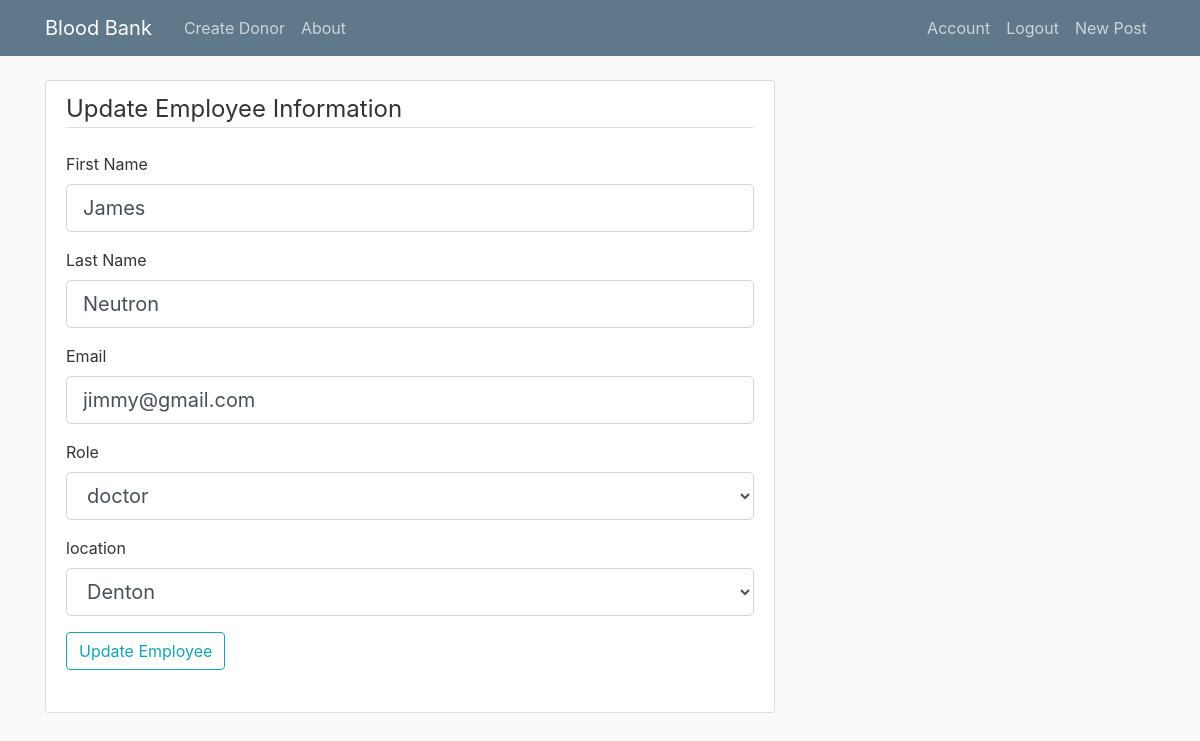
The app's page /account (signed in) with its own data.
### bloodapp/models.py (models this page shows, shortened)
class Staff(db.Model, UserMixin):
    id = db.Column(db.Integer, primary_key=True)
    first_name = db.Column(db.String(20), nullable=False)
    last_name = db.Column(db.String(20), nullable=False)
    password = db.Column(db.String(60), nullable=False)
    email = db.Column(db.String(30))
    role = db.Column(db.String(25))
    location = db.Column(db.String(25), nullable=False)

### bloodapp/routes.py (the view)
@app.route('/account', methods=["GET", "POST"])
@login_required
def UpdateEmployee():
    staff = current_user
    form = UpdateEmployeeForm()
    if form.validate_on_submit():
        staff.first_name=form.first_name.data.lower()
        staff.last_name=form.last_name.data.lower()
        staff.email=form.email.data
        staff.location=form.location.data
        db.session.commit()
        flash(f'Employee Updated', category='Success')
    elif request.method == 'GET':
        form.first_name.data=staff.first_name.capitalize()
        form.last_name.data=staff.last_name.capitalize()
        form.email.data=staff.email
        form.role.choices=[staff.role]
        form.location.data=staff.location
    return render_template('update_employee.html', title="Update Employee", form=form)

### bloodapp/forms.py (shortened to what this page needs)
class UpdateEmployeeForm(FlaskForm):
    banks = Bank.query.all()
    bank_names = [item.location for item in banks]
    roles = ["Nurse", "Doctor", "Admin"]
    first_name = StringField('First Name',
                           validators=[DataRequired(), Length(min=2, max=20)])
    last_name = StringField('Last Name',
                           validators=[DataRequired(), Length(min=2, max=20)])
    email = StringField('Email', validators=[DataRequired()])
    role = SelectField('Role', choices=roles,
                           validators=[Length(min=2, max=25)])
    location = SelectField('location', choices=bank_names, validators=[DataRequired()])
    submit = SubmitField('Update Employee')

### bloodapp/models.py (called while the page is built)
@loginManager.user_loader
def load_user(staff_id):
    return Staff.query.get(int(staff_id))

### bloodapp/templates/update_employee.html (shortened to what this page needs)
{% extends "layout.html" %}
{% block content %}
<div class="content-section">
    <form method="POST" action="">
        <fieldset class="form-group">
            <legend class="border-bottom mb-4">
                Update Employee Information
            </legend>
            <div class="form-group">
                {{form.first_name.label(class="form-control-label")}}
                {% if form.first_name.errors %}
                    {{form.first_name(class="form-control form-control-lg is-invalid")}}
                    <div class="invalid-feedback">
                        {% for error in form.first_name.errors %}
                            <span>{{ error }}</span>
                        {% endfor %}
                    </div>
                {% else %}
                {{form.first_name(class="form-control form-control-lg")}}
                {% endif %}
            </div>
            <div class="form-group">
                {{form.last_name.label(class="form-control-label")}}
                {% if form.last_name.errors %}
                    {{form.last_name(class="form-control form-control-lg is-invalid")}}
                    <div class="invalid-feedback">
                        {% for error in form.last_name.errors %}
                            <span>{{ error }}</span>
                        {% endfor %}
                    </div>
                {% else %}
                {{form.last_name(class="form-control form-control-lg")}}
                {% endif %}
            </div>
            <div class="form-group">
                {{form.email.label(class="form-control-label")}}
                {% if form.email.errors %}
                    {{form.email(class="form-control form-control-lg is-invalid")}}
                    <div class="invalid-feedback">
                        {% for error in form.email.errors %}
                            <span>{{ error }}</span>
                        {% endfor %}
                    </div>
                {% else %}
                {{form.email(class="form-control form-control-lg")}}
                {% endif %}
            </div>
            <div class="form-group">
                {{form.role.label(class="form-control-label")}}
                {% if form.role.errors %}
                    {{form.role(class="form-control form-control-lg is-invalid")}}
                    <div class="invalid-feedback">
                        {% for error in form.role.errors %}
                            <span>{{ error }}</span>
                        {% endfor %}
                    </div>
                {% else %}
                {{form.role(class="form-control form-control-lg")}}
                {% endif %}
            </div>
            <div class="form-group">
                {{form.location.label(class="form-control-label")}}
                {% if form.location.errors %}
                    {{form.location(class="is-invalid")}}
                    <div class="invalid-feedback">
                        {% for error in form.location.errors %}
                            <span>{{ error }}</span>
                        {% endfor %}
                    </div>
                {% else %}
                {{form.location(class="form-control form-control-lg")}}
                {% endif %}
            </div>
            <div class="form-group">
                {{ form.submit(class="btn btn-outline-info")}}
            </div>
        </fieldset>
    </form>
</div>
{% endblock content %}

### bloodapp/static/main.css (style rules this page uses)
body { background: #fafafa; color: #333333; margin-top: 5rem; }
.content-section { background: #ffffff; padding: 10px 20px; border: 1px solid #dddddd; border-radius: 3px; margin-bottom: 20px; }

### records on screen
Staff: first_name "James", last_name "Neutron", email "jimmy@gmail.com", role "doctor", location "Denton"
